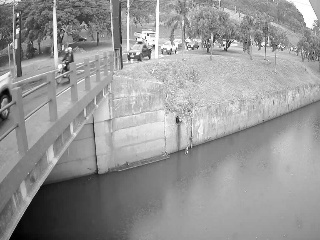
#> input picture imagens/img1_gray.jpg, 320 x 240 px
$ python teste_imagens.py
#> lines starting #> are read from the running program, lines starting #| are printed output that depends on the picture
#!/usr/bin/env python3
import cv2
import numpy as np
import os

def carregar_imagem(caminho):
#> called with caminho = 'imagens/img1_gray.jpg'
    img = cv2.imread(caminho, cv2.IMREAD_GRAYSCALE)
#> img is the input picture: shape (240, 320); min 0, max 255, mean 150.9
#> call 2 of carregar_imagem, with caminho = 'imagens/img2_gray.jpg'
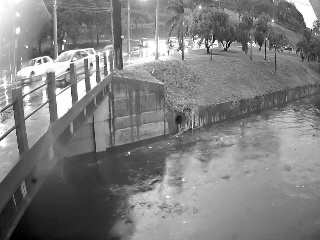
#> input picture imagens/img2_gray.jpg, 320 x 240 px
#> in carregar_imagem, img is the input picture: shape (240, 320); min 0, max 255, mean 127.6
#|   Imagem 1: (240, 320)
#|   Imagem 2: (240, 320)
    if img is None:
        raise ValueError(f"Não foi possível carregar a imagem: {caminho}")
    return img

def calcular_diferenca(img1, img2):
    """Calcula a diferença percentual entre duas imagens."""
    if img1.shape != img2.shape:
        print(f"Redimensionando imagens: {img1.shape} -> {img2.shape}")
        img1 = cv2.resize(img1, (img2.shape[1], img2.shape[0]))

    # Calcular diferença absoluta
    diff = cv2.absdiff(img1, img2)
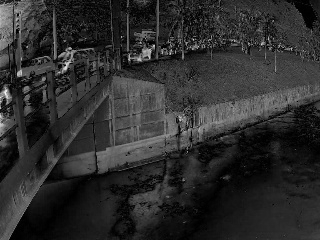
#> diff: shape (240, 320); min 0, max 245, mean 44.8

    # Calcular diferença média por pixel
    diff_mean = np.mean(diff)
#> diff_mean = 44.83

    # Normalizar para percentual (0-100%)
    diff_percentage = (diff_mean / 255.0) * 100
#> diff_percentage = 17.58

    return diff_percentage, diff

def comprimir_imagem(img, qualidade=90):
    """Comprime uma imagem usando JPEG."""
    encode_params = [cv2.IMWRITE_JPEG_QUALITY, qualidade]
    _, buffer = cv2.imencode('.jpg', img, encode_params)
    return buffer

def main():
    print("📸 Carregando imagens...")

    # Caminhos atualizados para nova estrutura
    project_root = os.path.dirname(os.path.dirname(os.path.abspath(__file__)))
    images_dir = os.path.join(project_root, 'imagens')

    img1_path = os.path.join(images_dir, "img1_gray.jpg")
    img2_path = os.path.join(images_dir, "img2_gray.jpg")

    try:
        # Carregar imagens
        img1 = carregar_imagem(img1_path)
        img2 = carregar_imagem(img2_path)

        print(f"📐 Dimensões:")
        print(f"  Imagem 1: {img1.shape}")
        print(f"  Imagem 2: {img2.shape}")

        # Redimensionar para 320x240 (como no ESP32)
        target_size = (320, 240)
        img1_resized = cv2.resize(img1, target_size)
        img2_resized = cv2.resize(img2, target_size)

        print(f"\n🔄 Redimensionado para: {target_size}")

        # Calcular diferença
        diferenca, diff_img = calcular_diferenca(img1_resized, img2_resized)
#> diferenca = 17.58
        print(f"\n📊 Diferença entre as imagens: {diferenca:.2f}%")
#| 📊 Diferença entre as imagens: 17.58%

        # Comprimir imagens
        print(f"\n📦 Comprimindo imagens...")

        # Tamanhos originais
        _, buffer1_orig = cv2.imencode('.jpg', img1_resized, [cv2.IMWRITE_JPEG_QUALITY, 100])
        _, buffer2_orig = cv2.imencode('.jpg', img2_resized, [cv2.IMWRITE_JPEG_QUALITY, 100])

        # Tamanhos comprimidos
        buffer1_comp = comprimir_imagem(img1_resized, 90)
        buffer2_comp = comprimir_imagem(img2_resized, 90)

        size1_orig = len(buffer1_orig)
#> size1_orig = 55282
        size1_comp = len(buffer1_comp)
#> size1_comp = 26069
        size2_orig = len(buffer2_orig)
#> size2_orig = 56207
        size2_comp = len(buffer2_comp)
#> size2_comp = 26993

        reduc1 = (1 - size1_comp / size1_orig) * 100
#> reduc1 = 52.84
        reduc2 = (1 - size2_comp / size2_orig) * 100
#> reduc2 = 51.98

        print(f"🗜️ Resultados da compressão:")
        print(f"  Imagem 1: {size1_orig} → {size1_comp} bytes (redução: {reduc1:.1f}%)")
#|   Imagem 1: 55282 → 26069 bytes (redução: 52.8%)
        print(f"  Imagem 2: {size2_orig} → {size2_comp} bytes (redução: {reduc2:.1f}%)")
#|   Imagem 2: 56207 → 26993 bytes (redução: 52.0%)

        # Salvar imagens redimensionadas
        output_dir = os.path.join(project_root, 'imagens')
        cv2.imwrite(os.path.join(output_dir, 'img1_320x240.jpg'), img1_resized)
        cv2.imwrite(os.path.join(output_dir, 'img2_320x240.jpg'), img2_resized)
        cv2.imwrite(os.path.join(output_dir, 'diferenca.jpg'), diff_img)

        print(f"\n💾 Imagens processadas salvas em: {output_dir}/")

    except Exception as e:
        print(f"❌ Erro: {e}")

if __name__ == "__main__":
    main()
